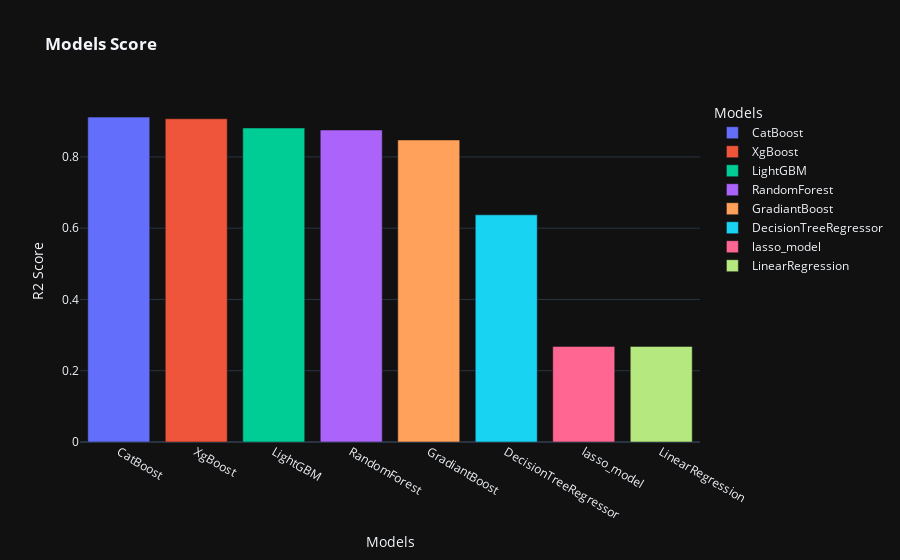

Here is the notebook cell this chart was saved with:
### Code cell
fig = px.bar(data_frame = model_scores,
             x="Models",
             y="R2 Score",
             color="Models", title = "<b>Models Score</b>", template = 'plotly_dark')

fig.update_layout(bargap=0.2)

fig.show()

### Figure 1 — Plotly figure (JSON) as saved in the notebook; plotly's stock layout.template omitted (floating-point values rounded to 4 significant figures)
{"data": [{"alignmentgroup": "True", "hovertemplate": "Models=%{x}<br>R2 Score=%{y}<extra></extra>", "legendgroup": "CatBoost", "marker": {"color": "#636efa", "pattern": {"shape": ""}}, "name": "CatBoost", "offsetgroup": "CatBoost", "orientation": "v", "showlegend": true, "textposition": "auto", "type": "bar", "x": ["CatBoost"], "xaxis": "x", "y": [0.9117], "yaxis": "y"}, {"alignmentgroup": "True", "hovertemplate": "Models=%{x}<br>R2 Score=%{y}<extra></extra>", "legendgroup": "XgBoost", "marker": {"color": "#EF553B", "pattern": {"shape": ""}}, "name": "XgBoost", "offsetgroup": "XgBoost", "orientation": "v", "showlegend": true, "textposition": "auto", "type": "bar", "x": ["XgBoost"], "xaxis": "x", "y": [0.907], "yaxis": "y"}, {"alignmentgroup": "True", "hovertemplate": "Models=%{x}<br>R2 Score=%{y}<extra></extra>", "legendgroup": "LightGBM", "marker": {"color": "#00cc96", "pattern": {"shape": ""}}, "name": "LightGBM", "offsetgroup": "LightGBM", "orientation": "v", "showlegend": true, "textposition": "auto", "type": "bar", "x": ["LightGBM"], "xaxis": "x", "y": [0.8812], "yaxis": "y"}, {"alignmentgroup": "True", "hovertemplate": "Models=%{x}<br>R2 Score=%{y}<extra></extra>", "legendgroup": "RandomForest", "marker": {"color": "#ab63fa", "pattern": {"shape": ""}}, "name": "RandomForest", "offsetgroup": "RandomForest", "orientation": "v", "showlegend": true, "textposition": "auto", "type": "bar", "x": ["RandomForest"], "xaxis": "x", "y": [0.8754], "yaxis": "y"}, {"alignmentgroup": "True", "hovertemplate": "Models=%{x}<br>R2 Score=%{y}<extra></extra>", "legendgroup": "GradiantBoost", "marker": {"color": "#FFA15A", "pattern": {"shape": ""}}, "name": "GradiantBoost", "offsetgroup": "GradiantBoost", "orientation": "v", "showlegend": true, "textposition": "auto", "type": "bar", "x": ["GradiantBoost"], "xaxis": "x", "y": [0.8476], "yaxis": "y"}, {"alignmentgroup": "True", "hovertemplate": "Models=%{x}<br>R2 Score=%{y}<extra></extra>", "legendgroup": "DecisionTreeRegressor", "marker": {"color": "#19d3f3", "pattern": {"shape": ""}}, "name": "DecisionTreeRegressor", "offsetgroup": "DecisionTreeRegressor", "orientation": "v", "showlegend": true, "textposition": "auto", "type": "bar", "x": ["DecisionTreeRegressor"], "xaxis": "x", "y": [0.6375], "yaxis": "y"}, {"alignmentgroup": "True", "hovertemplate": "Models=%{x}<br>R2 Score=%{y}<extra></extra>", "legendgroup": "lasso_model", "marker": {"color": "#FF6692", "pattern": {"shape": ""}}, "name": "lasso_model", "offsetgroup": "lasso_model", "orientation": "v", "showlegend": true, "textposition": "auto", "type": "bar", "x": ["lasso_model"], "xaxis": "x", "y": [0.2683], "yaxis": "y"}, {"alignmentgroup": "True", "hovertemplate": "Models=%{x}<br>R2 Score=%{y}<extra></extra>", "legendgroup": "LinearRegression", "marker": {"color": "#B6E880", "pattern": {"shape": ""}}, "name": "LinearRegression", "offsetgroup": "LinearRegression", "orientation": "v", "showlegend": true, "textposition": "auto", "type": "bar", "x": ["LinearRegression"], "xaxis": "x", "y": [0.2683], "yaxis": "y"}], "layout": {"bargap": 0.2, "barmode": "relative", "legend": {"title": {"text": "Models"}, "tracegroupgap": 0}, "title": {"text": "<b>Models Score</b>"}, "xaxis": {"anchor": "y", "categoryarray": ["CatBoost", "XgBoost", "LightGBM", "RandomForest", "GradiantBoost", "DecisionTreeRegressor", "lasso_model", "LinearRegression"], "categoryorder": "array", "domain": [0, 1], "title": {"text": "Models"}}, "yaxis": {"anchor": "x", "domain": [0, 1], "title": {"text": "R2 Score"}}}}
